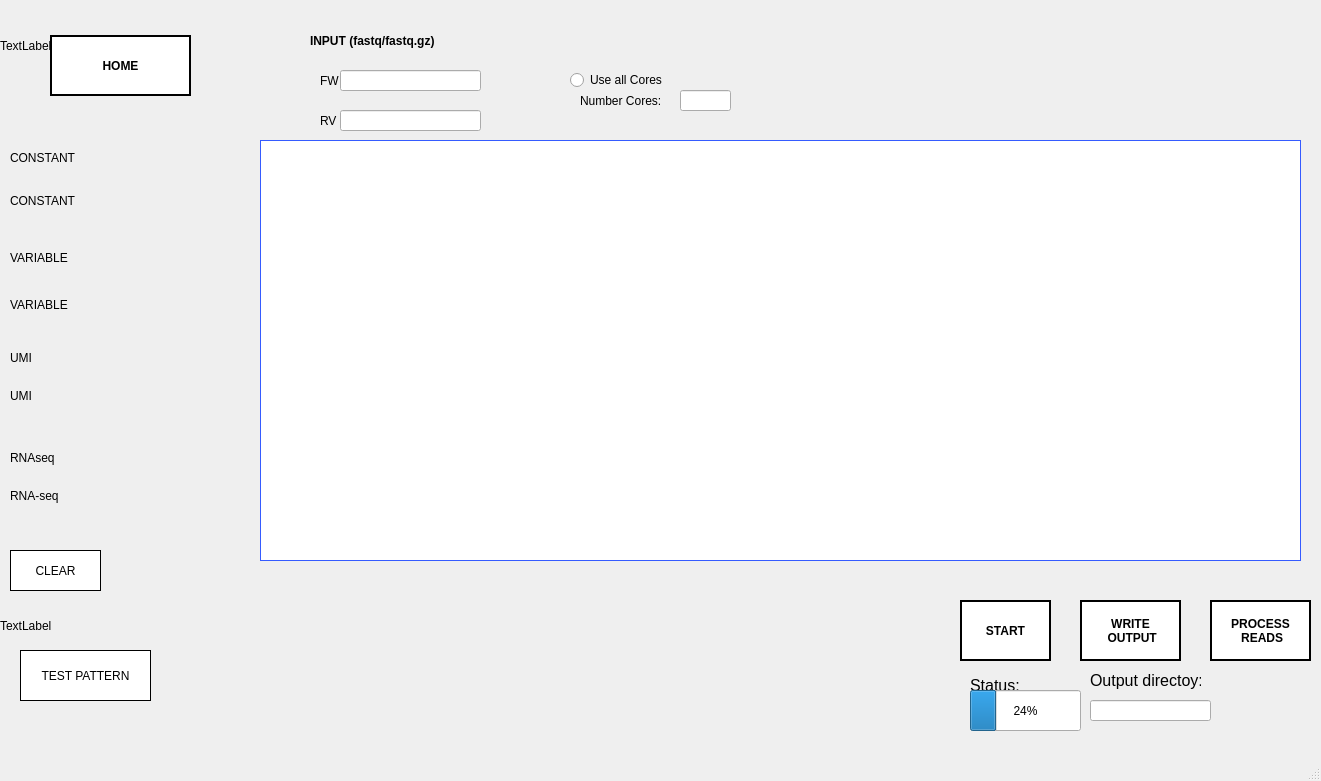
<?xml version="1.0" encoding="UTF-8"?>
<ui version="4.0">
 <class>MainWindow</class>
 <widget class="QMainWindow" name="MainWindow">
  <property name="geometry">
   <rect>
    <x>0</x>
    <y>0</y>
    <width>1321</width>
    <height>781</height>
   </rect>
  </property>
  <property name="windowTitle">
   <string>MainWindow</string>
  </property>
  <widget class="QWidget" name="centralwidget">
   <widget class="QPushButton" name="RunButton">
    <property name="geometry">
     <rect>
      <x>960</x>
      <y>600</y>
      <width>91</width>
      <height>61</height>
     </rect>
    </property>
    <property name="font">
     <font>
      <weight>75</weight>
      <bold>true</bold>
     </font>
    </property>
    <property name="styleSheet">
     <string notr="true">QPushButton {
background-color: rgb(255, 255, 255);
border: 2px solid;
}

QPushButton:hover {
    border: 2px solid blue;
}

QPushButton:pressed {
    border: 4px solid blue;
}</string>
    </property>
    <property name="text">
     <string>START</string>
    </property>
   </widget>
   <widget class="RedSeqGraphicsView" name="ReadSequenceGraphicsView">
    <property name="geometry">
     <rect>
      <x>260</x>
      <y>140</y>
      <width>1041</width>
      <height>421</height>
     </rect>
    </property>
    <property name="styleSheet">
     <string notr="true">background-color: rgb(255, 255, 255);
color: rgb(53, 91, 255);
border-color: rgb(34, 41, 255);</string>
    </property>
    <property name="frameShape">
     <enum>QFrame::Box</enum>
    </property>
    <property name="frameShadow">
     <enum>QFrame::Plain</enum>
    </property>
    <property name="lineWidth">
     <number>1</number>
    </property>
   </widget>
   <widget class="QPushButton" name="HomeButton">
    <property name="geometry">
     <rect>
      <x>50</x>
      <y>35</y>
      <width>141</width>
      <height>61</height>
     </rect>
    </property>
    <property name="font">
     <font>
      <weight>75</weight>
      <bold>true</bold>
     </font>
    </property>
    <property name="mouseTracking">
     <bool>false</bool>
    </property>
    <property name="styleSheet">
     <string notr="true">QPushButton {
background-color: rgb(255, 255, 255);
border: 2px solid;
}

QPushButton:hover {
    border: 2px solid blue;
}

QPushButton:pressed {
    border: 4px solid blue;
}</string>
    </property>
    <property name="text">
     <string>HOME</string>
    </property>
   </widget>
   <widget class="SeqBlockLabel" name="ConstantBlock">
    <property name="geometry">
     <rect>
      <x>10</x>
      <y>180</y>
      <width>111</width>
      <height>41</height>
     </rect>
    </property>
    <property name="frameShape">
     <enum>QFrame::NoFrame</enum>
    </property>
    <property name="text">
     <string>CONSTANT</string>
    </property>
    <property name="scaledContents">
     <bool>true</bool>
    </property>
   </widget>
   <widget class="SeqBlockLabel" name="VariableBlock">
    <property name="geometry">
     <rect>
      <x>10</x>
      <y>280</y>
      <width>150</width>
      <height>50</height>
     </rect>
    </property>
    <property name="frameShape">
     <enum>QFrame::NoFrame</enum>
    </property>
    <property name="frameShadow">
     <enum>QFrame::Sunken</enum>
    </property>
    <property name="text">
     <string>VARIABLE</string>
    </property>
    <property name="scaledContents">
     <bool>true</bool>
    </property>
   </widget>
   <widget class="SeqBlockLabel" name="UMIBlock">
    <property name="enabled">
     <bool>true</bool>
    </property>
    <property name="geometry">
     <rect>
      <x>10</x>
      <y>380</y>
      <width>150</width>
      <height>31</height>
     </rect>
    </property>
    <property name="focusPolicy">
     <enum>Qt::NoFocus</enum>
    </property>
    <property name="frameShape">
     <enum>QFrame::NoFrame</enum>
    </property>
    <property name="text">
     <string>UMI</string>
    </property>
    <property name="scaledContents">
     <bool>true</bool>
    </property>
   </widget>
   <widget class="SeqBlockLabel" name="RNABlock">
    <property name="geometry">
     <rect>
      <x>10</x>
      <y>480</y>
      <width>150</width>
      <height>31</height>
     </rect>
    </property>
    <property name="frameShape">
     <enum>QFrame::NoFrame</enum>
    </property>
    <property name="text">
     <string>RNA-seq</string>
    </property>
    <property name="scaledContents">
     <bool>true</bool>
    </property>
   </widget>
   <widget class="QPushButton" name="ClearButton">
    <property name="geometry">
     <rect>
      <x>10</x>
      <y>550</y>
      <width>91</width>
      <height>41</height>
     </rect>
    </property>
    <property name="styleSheet">
     <string notr="true">QPushButton {
background-color: rgb(255, 255, 255);
border: 1px solid;
}

QPushButton:hover {
    border: 1px solid red;
}

QPushButton:pressed {
    border: 1.5px solid red;
}</string>
    </property>
    <property name="text">
     <string>CLEAR</string>
    </property>
   </widget>
   <widget class="QLabel" name="label">
    <property name="geometry">
     <rect>
      <x>10</x>
      <y>150</y>
      <width>91</width>
      <height>16</height>
     </rect>
    </property>
    <property name="text">
     <string>CONSTANT</string>
    </property>
   </widget>
   <widget class="QLabel" name="label_2">
    <property name="geometry">
     <rect>
      <x>10</x>
      <y>250</y>
      <width>91</width>
      <height>16</height>
     </rect>
    </property>
    <property name="text">
     <string>VARIABLE</string>
    </property>
   </widget>
   <widget class="QLabel" name="label_3">
    <property name="geometry">
     <rect>
      <x>10</x>
      <y>350</y>
      <width>60</width>
      <height>16</height>
     </rect>
    </property>
    <property name="text">
     <string>UMI</string>
    </property>
   </widget>
   <widget class="QLabel" name="label_4">
    <property name="geometry">
     <rect>
      <x>10</x>
      <y>450</y>
      <width>60</width>
      <height>16</height>
     </rect>
    </property>
    <property name="text">
     <string>RNAseq</string>
    </property>
   </widget>
   <widget class="QLabel" name="TopBar">
    <property name="geometry">
     <rect>
      <x>0</x>
      <y>10</y>
      <width>1251</width>
      <height>71</height>
     </rect>
    </property>
    <property name="text">
     <string>TextLabel</string>
    </property>
   </widget>
   <widget class="QProgressBar" name="progressBar">
    <property name="geometry">
     <rect>
      <x>970</x>
      <y>690</y>
      <width>111</width>
      <height>41</height>
     </rect>
    </property>
    <property name="value">
     <number>24</number>
    </property>
   </widget>
   <widget class="QLabel" name="StatusLabel">
    <property name="geometry">
     <rect>
      <x>970</x>
      <y>670</y>
      <width>51</width>
      <height>31</height>
     </rect>
    </property>
    <property name="font">
     <font>
      <pointsize>12</pointsize>
     </font>
    </property>
    <property name="text">
     <string>Status:</string>
    </property>
   </widget>
   <widget class="QPushButton" name="TestButton">
    <property name="geometry">
     <rect>
      <x>20</x>
      <y>650</y>
      <width>131</width>
      <height>51</height>
     </rect>
    </property>
    <property name="styleSheet">
     <string notr="true">QPushButton {
background-color: rgb(255, 255, 255);
border: 1px solid;
}

QPushButton:hover {
    border: 1px solid blue;
}

QPushButton:pressed {
    border: 1.5px solid blue;
}</string>
    </property>
    <property name="text">
     <string>TEST PATTERN</string>
    </property>
   </widget>
   <widget class="QLabel" name="LowBar">
    <property name="geometry">
     <rect>
      <x>0</x>
      <y>590</y>
      <width>1191</width>
      <height>71</height>
     </rect>
    </property>
    <property name="text">
     <string>TextLabel</string>
    </property>
   </widget>
   <widget class="QPushButton" name="WriteButton">
    <property name="geometry">
     <rect>
      <x>1080</x>
      <y>600</y>
      <width>101</width>
      <height>61</height>
     </rect>
    </property>
    <property name="font">
     <font>
      <weight>75</weight>
      <bold>true</bold>
     </font>
    </property>
    <property name="mouseTracking">
     <bool>false</bool>
    </property>
    <property name="styleSheet">
     <string notr="true">QPushButton {
background-color: rgb(255, 255, 255);
border: 2px solid;
}

QPushButton:hover {
    border: 2px solid blue;
}

QPushButton:pressed {
    border: 4px solid blue;
}</string>
    </property>
    <property name="text">
     <string>WRITE 
 OUTPUT</string>
    </property>
   </widget>
   <widget class="QPushButton" name="ProcessingButton">
    <property name="geometry">
     <rect>
      <x>1210</x>
      <y>600</y>
      <width>101</width>
      <height>61</height>
     </rect>
    </property>
    <property name="font">
     <font>
      <weight>75</weight>
      <bold>true</bold>
     </font>
    </property>
    <property name="mouseTracking">
     <bool>false</bool>
    </property>
    <property name="styleSheet">
     <string notr="true">QPushButton {
background-color: rgb(255, 255, 255);
border: 2px solid;
}

QPushButton:hover {
    border: 2px solid blue;
}

QPushButton:pressed {
    border: 4px solid blue;
}</string>
    </property>
    <property name="text">
     <string>PROCESS 
 READS</string>
    </property>
   </widget>
   <widget class="QLineEdit" name="lineEdit_2">
    <property name="geometry">
     <rect>
      <x>680</x>
      <y>90</y>
      <width>51</width>
      <height>21</height>
     </rect>
    </property>
   </widget>
   <widget class="QLabel" name="label_6">
    <property name="geometry">
     <rect>
      <x>580</x>
      <y>90</y>
      <width>91</width>
      <height>21</height>
     </rect>
    </property>
    <property name="text">
     <string>Number Cores:</string>
    </property>
   </widget>
   <widget class="QLineEdit" name="fwFastq">
    <property name="geometry">
     <rect>
      <x>340</x>
      <y>70</y>
      <width>141</width>
      <height>21</height>
     </rect>
    </property>
   </widget>
   <widget class="QLabel" name="label_7">
    <property name="geometry">
     <rect>
      <x>320</x>
      <y>70</y>
      <width>91</width>
      <height>21</height>
     </rect>
    </property>
    <property name="text">
     <string>FW</string>
    </property>
   </widget>
   <widget class="QLabel" name="label_8">
    <property name="geometry">
     <rect>
      <x>320</x>
      <y>110</y>
      <width>91</width>
      <height>21</height>
     </rect>
    </property>
    <property name="text">
     <string>RV</string>
    </property>
   </widget>
   <widget class="QLineEdit" name="rvFastq">
    <property name="geometry">
     <rect>
      <x>340</x>
      <y>110</y>
      <width>141</width>
      <height>21</height>
     </rect>
    </property>
   </widget>
   <widget class="QLabel" name="label_9">
    <property name="geometry">
     <rect>
      <x>310</x>
      <y>30</y>
      <width>151</width>
      <height>21</height>
     </rect>
    </property>
    <property name="font">
     <font>
      <weight>75</weight>
      <bold>true</bold>
     </font>
    </property>
    <property name="text">
     <string>INPUT (fastq/fastq.gz)</string>
    </property>
   </widget>
   <widget class="QRadioButton" name="radioButton">
    <property name="geometry">
     <rect>
      <x>570</x>
      <y>70</y>
      <width>131</width>
      <height>20</height>
     </rect>
    </property>
    <property name="text">
     <string>Use all Cores</string>
    </property>
   </widget>
   <widget class="QLineEdit" name="lineEdit_5">
    <property name="geometry">
     <rect>
      <x>1090</x>
      <y>700</y>
      <width>121</width>
      <height>21</height>
     </rect>
    </property>
   </widget>
   <widget class="QLabel" name="label_10">
    <property name="geometry">
     <rect>
      <x>1090</x>
      <y>670</y>
      <width>111</width>
      <height>21</height>
     </rect>
    </property>
    <property name="font">
     <font>
      <pointsize>12</pointsize>
     </font>
    </property>
    <property name="text">
     <string>Output directoy:</string>
    </property>
   </widget>
   <widget class="QPushButton" name="StopButton">
    <property name="geometry">
     <rect>
      <x>960</x>
      <y>600</y>
      <width>91</width>
      <height>61</height>
     </rect>
    </property>
    <property name="font">
     <font>
      <weight>75</weight>
      <bold>true</bold>
     </font>
    </property>
    <property name="styleSheet">
     <string notr="true">QPushButton {
background-color: rgb(255, 255, 255);
border: 2px solid;
}

QPushButton:hover {
    border: 2px solid red;
}

QPushButton:pressed {
    border: 4px solid red;
}</string>
    </property>
    <property name="text">
     <string>STOP</string>
    </property>
   </widget>
   <zorder>TopBar</zorder>
   <zorder>LowBar</zorder>
   <zorder>ReadSequenceGraphicsView</zorder>
   <zorder>ConstantBlock</zorder>
   <zorder>VariableBlock</zorder>
   <zorder>UMIBlock</zorder>
   <zorder>RNABlock</zorder>
   <zorder>ClearButton</zorder>
   <zorder>label</zorder>
   <zorder>label_2</zorder>
   <zorder>label_3</zorder>
   <zorder>label_4</zorder>
   <zorder>StatusLabel</zorder>
   <zorder>TestButton</zorder>
   <zorder>HomeButton</zorder>
   <zorder>WriteButton</zorder>
   <zorder>ProcessingButton</zorder>
   <zorder>lineEdit_2</zorder>
   <zorder>label_6</zorder>
   <zorder>label_7</zorder>
   <zorder>label_8</zorder>
   <zorder>progressBar</zorder>
   <zorder>label_9</zorder>
   <zorder>fwFastq</zorder>
   <zorder>rvFastq</zorder>
   <zorder>radioButton</zorder>
   <zorder>lineEdit_5</zorder>
   <zorder>label_10</zorder>
   <zorder>StopButton</zorder>
   <zorder>RunButton</zorder>
  </widget>
  <widget class="QMenuBar" name="menubar">
   <property name="geometry">
    <rect>
     <x>0</x>
     <y>0</y>
     <width>1321</width>
     <height>24</height>
    </rect>
   </property>
  </widget>
  <widget class="QStatusBar" name="statusbar"/>
 </widget>
 <customwidgets>
  <customwidget>
   <class>SeqBlockLabel</class>
   <extends>QLabel</extends>
   <header location="global">src/readassemblyevents.h</header>
  </customwidget>
  <customwidget>
   <class>RedSeqGraphicsView</class>
   <extends>QGraphicsView</extends>
   <header location="global">src/readassemblyevents.h</header>
  </customwidget>
 </customwidgets>
 <resources/>
 <connections/>
</ui>
